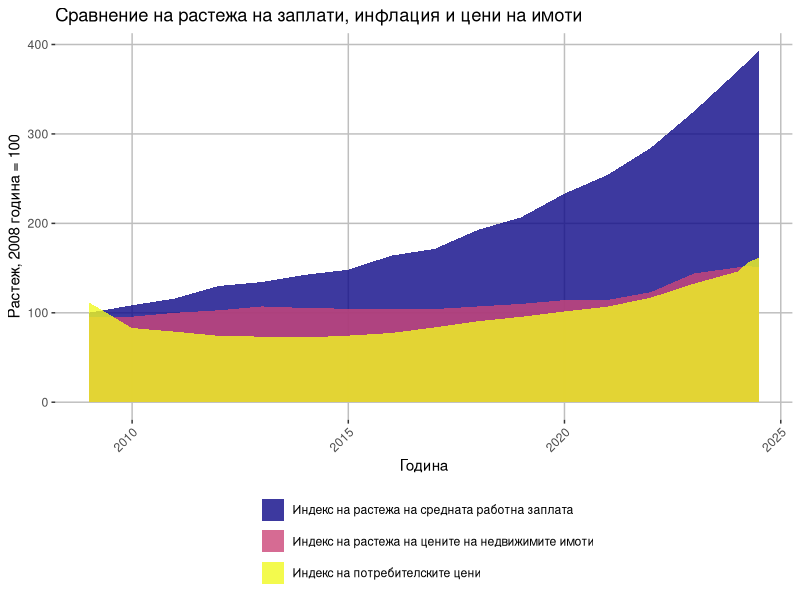
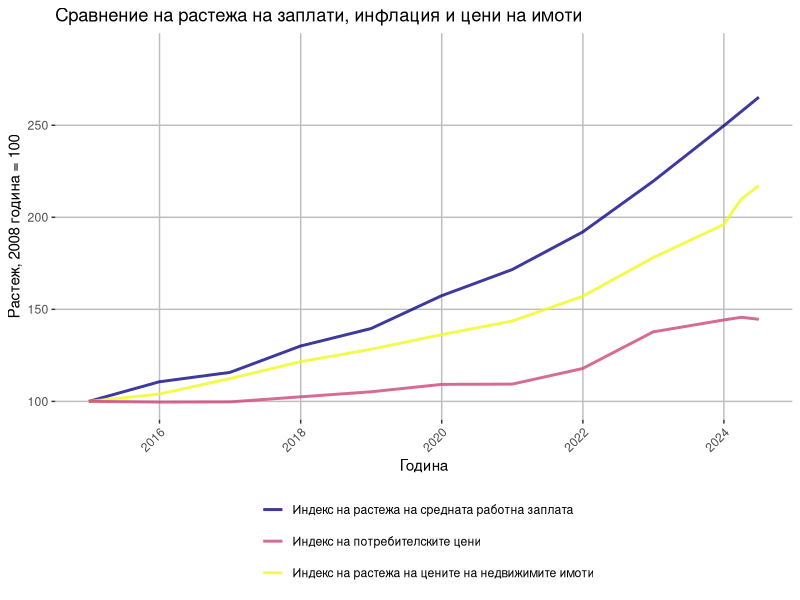
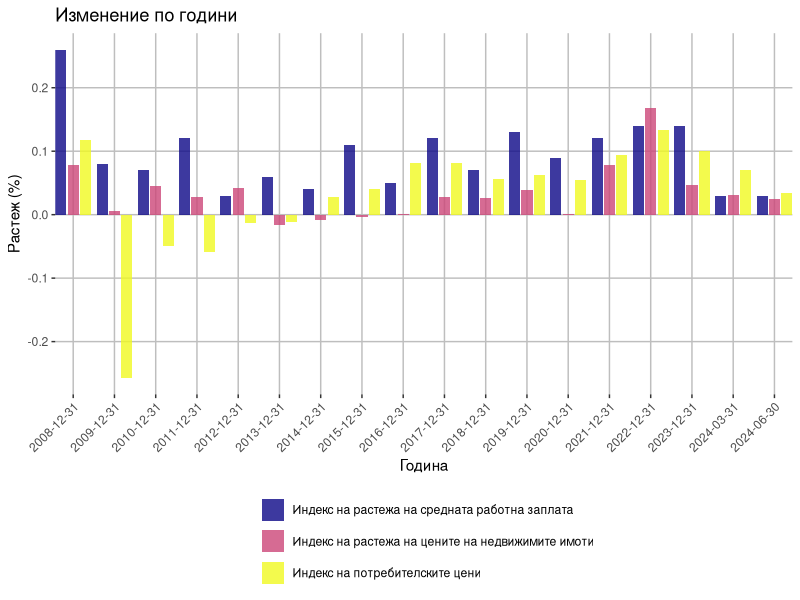
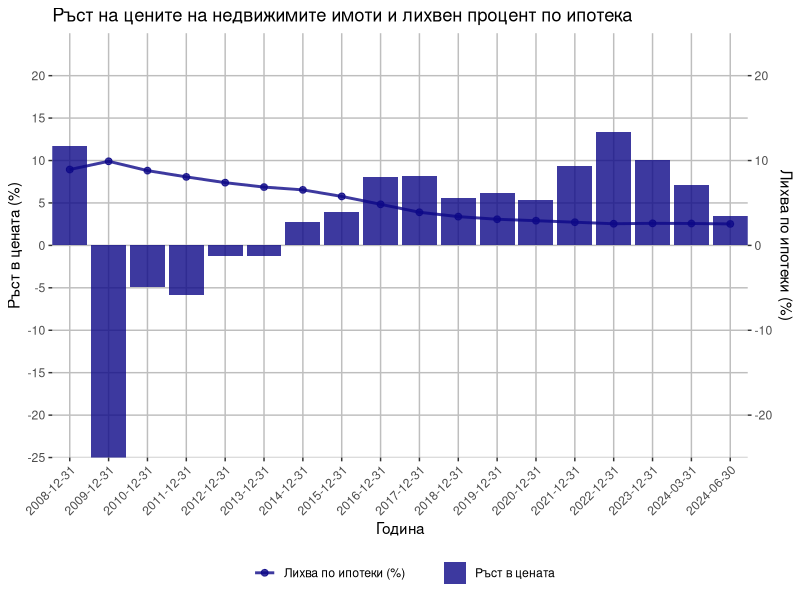
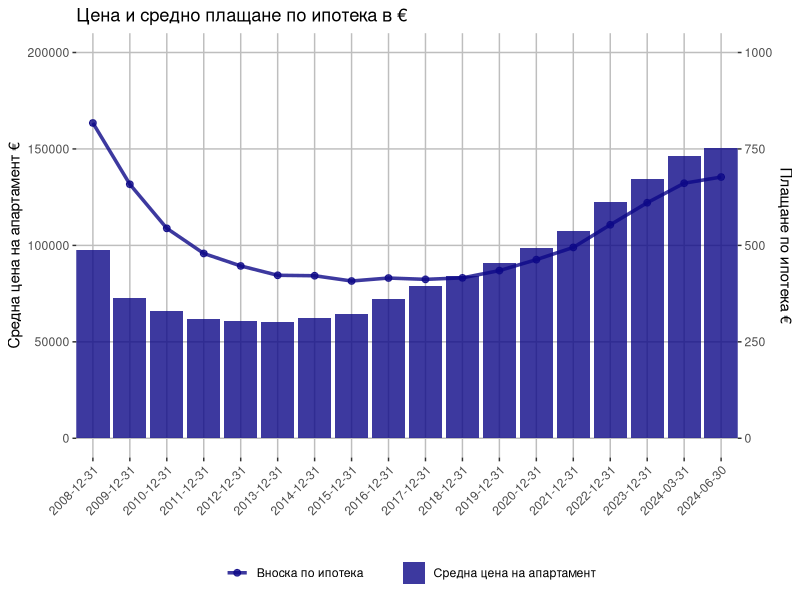
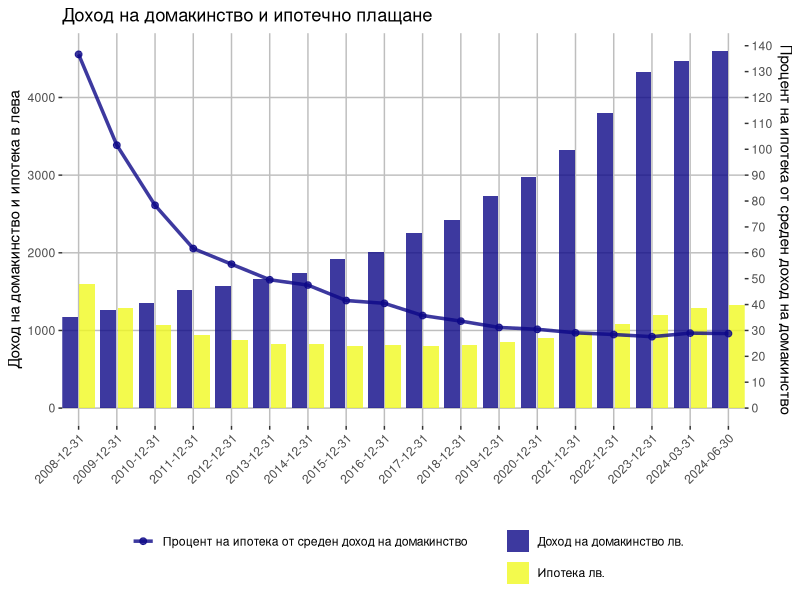
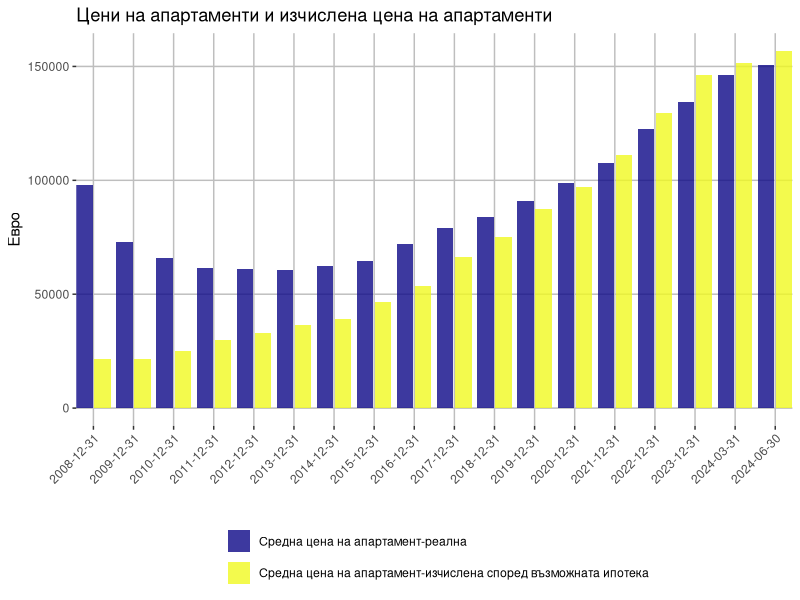

These figures' R source, in order:
## ---- chunk 1
knitr::opts_chunk$set(echo = FALSE,message = FALSE, warning = FALSE)
## ---- chunk 2

library(tidyverse)
library(readxl)
library(lubridate)
library(viridis)
library(scales)
## ---- chunk 3
setwd("C:\\Users\\Ivan\\Documents\\DataAnalyst\\Bulgarian Real Estate Prices")

customTheme<- theme(axis.text.x = element_text(angle = 45, vjust = 1, hjust = 1),
            panel.background = element_rect(fill = NA, color = NA),
        panel.grid.major = element_line(color = "gray", size = 0.5),  # Major grid lines
        panel.grid.minor = element_blank(),
            legend.position = "bottom"

        )
virirdis_fill<-scale_fill_viridis(
    alpha = 0.8,
    discrete = TRUE,
    option = "C",
    aesthetics = "fill"
  )
viridis_color <-  scale_color_viridis(
  alpha = 0.8,
  discrete = TRUE,
  option = "C",
  aesthetics = "colour"
)

data_row <- read_excel("real_estate_data.xlsx")
#mutate dates to Date
data <- data_row%>%
  mutate(year=as.Date(year,format='%d.%m.%Y'))
## ---- chunk 4
#pivot long
growth_df <- data%>%
  pivot_longer(cols=c(inflation_index,
               real_estate_index,
               average_salary_index),
               names_to = 'category',
               values_to = 'growth'
               )
ggplot(growth_df, aes(x = year, y = growth, fill = category)) +
  geom_area(
    data = subset(growth_df, category == "average_salary_index"),
    stat = "identity",
    position = position_dodge2(width=0.3,  preserve = "single")) +
  geom_area(
    data = subset(growth_df, category != "average_salary_index"),
    stat = "identity",
           position = position_dodge2(width=0.3,  preserve = "single")) +
 
  scale_fill_viridis(
    alpha = 0.8,
    discrete = TRUE,
    option = "C",
    aesthetics = "fill",
    labels=c("Индекс на растежа на средната работна заплата","Индекс на растежа на цените на недвижимите имоти", "Индекс на потребителските цени")
  )+
  
  labs(
    title = "Сравнение на растежа на заплати, инфлация и цени на имоти",
    x = "Година",
    y = "Растеж, 2008 година = 100",
    fill = "",
    color = ""
  )+
   guides(
    fill = guide_legend(ncol = 1),  # For bar chart legend
    color = guide_legend(ncol = 1)  # For line chart legend
  ) +
  customTheme
## ---- chunk 5
# Step 1: Calculate the base year value (2010) for each category
base_year_values <- growth_df %>%
  filter(format(year, "%Y") == "2014") %>%
  group_by(category) %>%
  summarise(base_value = first(growth))

# Step 2: Rebase the data
rebased_df <- growth_df %>%
  left_join(base_year_values, by = "category") %>%
  mutate(rebased_growth = (growth / base_value) * 100)

# Step 3: Filter for years after 2010 for plotting
growth_after_2014 <- rebased_df %>%
  filter(year >= as.Date("2014-01-01"))


max_index_value<- max(growth_after_2014$rebased_growth, na.rm = TRUE)



ggplot(data=growth_after_2014, aes(x = year, y = rebased_growth, colour = category)) +
  scale_y_continuous(
    limits = c(90,300),
    breaks = seq( 0, 280, # Use entire dataset
                  by = 50
    ),
    expand = c(0, 0) # Remove extra padding)
  ) +
  geom_line(
    data = subset(growth_after_2014, category == "average_salary_index"),
    stat = "identity",
    size=1,
    position = position_dodge2(width=0.3,  preserve = "single")) +
 
  geom_line(
    data = subset(growth_after_2014, category == "real_estate_index"),
    stat = "identity",
    size=1,
    position = position_dodge2(width=0.3,  preserve = "single")) +
  geom_line(
    data = subset(growth_after_2014, category == "inflation_index"),
    stat = "identity",
    size=1,
    position = position_dodge2(width=0.3,  preserve = "single")) +
 scale_color_viridis(
    alpha = 0.8,
    discrete = TRUE,
    option = "C",
    aesthetics = "color",
    labels=c("Индекс на растежа на средната работна заплата", "Индекс на потребителските цени","Индекс на растежа на цените на недвижимите имоти")
  )+
  labs(
    title = "Сравнение на растежа на заплати, инфлация и цени на имоти",
    x = "Година",
    y = "Растеж, 2008 година = 100",
    fill = "",
    color = ""
  )+
   guides(
    fill = guide_legend(ncol = 1),  # For bar chart legend
    color = guide_legend(ncol = 1)  # For line chart legend
  ) +
  customTheme
## ---- chunk 6
growth_df <- data%>%
  pivot_longer(cols=c(inflation_growth,
               real_estate_index_growth,
               average_salary_growtth),
               names_to = 'category',
               values_to = 'growth'
               )

growth_number <- data%>%
  pivot_longer(cols=c(inflation_growth,
               real_estate_index_growth,
               average_salary_growtth),
               names_to = 'category',
               values_to = 'growth'
               )



ggplot(growth_df, aes(x = factor(year), y = growth, fill = category)) +
  geom_bar(stat = "identity",
           position = position_dodge2(width=0.1,  preserve = "single")) +
  scale_x_discrete(
    breaks = c('2008-12-31','2009-12-31','2010-12-31','2011-12-31','2012-12-31',
                       '2013-12-31','2014-12-31',
               '2015-12-31','2016-12-31','2017-12-31',
               '2018-12-31','2019-12-31','2020-12-31',
               '2021-12-31','2022-12-31','2023-12-31',
               '2024-03-31','2024-06-30'),
    # date_labels =c(replicate(15,'%Y'),'%month','%month'),
    expand = expansion(mult = c(0.01, 0.02)) # Ensure space for the quarterly points
  ) +
 scale_fill_viridis(
    alpha = 0.8,
    discrete = TRUE,
    option = "C",
    aesthetics = "fill",
    labels=c("Индекс на растежа на средната работна заплата","Индекс на растежа на цените на недвижимите имоти", "Индекс на потребителските цени")
  )+
  labs(
    title = "Изменение по години",
    x = "Година",
    y = "Растеж (%)",
    fill = "",
    color = ""
  )+
   guides(
    fill = guide_legend(ncol = 1),  # For bar chart legend
    color = guide_legend(ncol = 1)  # For line chart legend
  ) +
  customTheme

## ---- chunk 7
data_factor<- data%>%mutate(year=factor(year))
ggplot(data_factor, aes(x =year),) +
  # Bar chart for real_estate_index_growth
  geom_bar(aes(y = real_estate_index_growth*100, fill = "Ръст в цената"), 
           stat = "identity", position = position_dodge2(width=0.1,  preserve = "single")) + 
  geom_line(aes(y = average_interest_rate_mortgage, color = "Лихва по ипотеки (%)"), size = 1,group = 1) +
  geom_point(aes(y = average_interest_rate_mortgage , color = "Лихва по ипотеки (%)"), size = 2) +
  
  # Scales and secondary y-axis
  scale_y_continuous(
    name = "Ръст в цената (%)",
    limits = c(-30, 20), # Set limits for the left y-axis
    breaks = seq(-30, 20, by = 5), # Define breaks for the left y-axis
    sec.axis = sec_axis(~./1, name = "Лихва по ипотеки (%)"),
    expand = expansion(mult = c(-0.1, 0.1)) # Adds some space for better display
  ) +
  
  # Formatting for the x-axis
  scale_x_discrete(
    breaks = c('2008-12-31','2009-12-31','2010-12-31','2011-12-31','2012-12-31',
               '2013-12-31','2014-12-31',
               '2015-12-31','2016-12-31','2017-12-31',
               '2018-12-31','2019-12-31','2020-12-31',
               '2021-12-31','2022-12-31','2023-12-31',
               '2024-03-31','2024-06-30'),
    # date_labels =c(replicate(15,'%Y'),'%month','%month'),
    expand = expansion(mult = c(0.01, 0.02)) # Ensure space for the quarterly points
  ) +
  
  # Labels and titles
  labs(
    title = "Ръст на цените на недвижимите имоти и лихвен процент по ипотека",
    x = "Година",
    fill = "",
    color = ""
  ) +
  
 virirdis_fill+
 viridis_color+
 
  theme(
    axis.text.x = element_text(angle = 45, hjust = 1),
    legend.position = "bottom"
  )+
   guides(
    fill = guide_legend(ncol = 1),  # For bar chart legend
    color = guide_legend(ncol = 1)  # For line chart legend
  ) +
  customTheme
## ---- chunk 8
# growth_df2 <- data%>%
#   pivot_longer(cols=c(average_price_condo,
#                       mortgage_payment,
#                      ),
#                names_to = 'category',
#                values_to = 'value'
#   )%>%
#   mutate(
#     # Scale `average_price_condo` to align with the primary y-axis (0–100)
#     scaled_value = ifelse(category == "average_price_condo", value, value *200)
#   )
# # Plot with dual y-axes
# ggplot(growth_df2, aes(x = factor(year), fill = category)) +
#   geom_bar(
#     aes(y = scaled_value),
#     stat = "identity",
#     position = position_dodge2(width = 0.1, preserve = "single")
#   ) +
#   scale_x_discrete(
#     breaks = c(
#       '2008-12-31', '2009-12-31', '2010-12-31', '2011-12-31', '2012-12-31',
#       '2013-12-31', '2014-12-31', '2015-12-31', '2016-12-31', '2017-12-31',
#       '2018-12-31', '2019-12-31', '2020-12-31', '2021-12-31', '2022-12-31',
#       '2023-12-31', '2024-03-31', '2024-06-30'
#     ),
#     expand = expansion(mult = c(0.01, 0.02)) # Ensure space for the quarterly points
#   ) +
#   scale_y_continuous(
#     name = "Средна цена на апартамент €",  # Primary y-axis for `average_price_condo`
#     limits = c(0,200000),
#     sec.axis = sec_axis(~ . / 200,
#                         name = "Вноска по ипотека €",
#                        )  # Secondary y-axis for `mortgage_payment`
#   ) +
#  
# scale_fill_viridis(
#     alpha = 0.8,
#     discrete = TRUE,
#     option = "C",
#     aesthetics = "fill",
#     labels=c("Средна цена на апартамент","Вноска по ипотека")
#   )+
#   labs(
#     title = "Средна цена на апартамент и средна вноска по ипотека",
#     x = "",
#     fill = ""
#   ) +
#  customTheme
## ---- chunk 9
growth_df2 <- data%>%
  pivot_longer(cols=c(average_price_condo,
                      mortgage_payment,
                     ),
               names_to = 'category',
               values_to = 'value'
  )%>%
  mutate(
    # Scale `average_price_condo` to align with the primary y-axis (0–100)
    scaled_value = ifelse(category == "average_price_condo", value, value *200)
  )
# Plot with dual y-axes and line chart for `average_price_condo`
ggplot(growth_df2, aes(x = factor(year))) +
  # Bar chart for `mortgage_payment`
  geom_bar(
    data = growth_df2 %>% filter(category == "average_price_condo"),
    aes(y = scaled_value, fill = category),
    stat = "identity",
    position = position_dodge2(width = 0.1, preserve = "single")
  ) +
  # Line chart for `mortgage_payment`
  geom_line(
    data = growth_df2 %>% filter(category == "mortgage_payment"),
    aes(y = scaled_value, color = category, group = 1),
    size = 1.2
  ) +
  # Optional: Add points to the line chart
  geom_point(
    data = growth_df2 %>% filter(category == "mortgage_payment"),
    aes(y = scaled_value, color = category),
    size = 2
  ) +
  scale_x_discrete(
    breaks = c(
      '2008-12-31', '2009-12-31', '2010-12-31', '2011-12-31', '2012-12-31',
      '2013-12-31', '2014-12-31', '2015-12-31', '2016-12-31', '2017-12-31',
      '2018-12-31', '2019-12-31', '2020-12-31', '2021-12-31', '2022-12-31',
      '2023-12-31', '2024-03-31', '2024-06-30'
    ),
    expand = expansion(mult = c(0.01, 0.02)) # Ensure space for the quarterly points
  ) +
  scale_y_continuous(
    name = "Средна цена на апартамент €",  # Primary y-axis for `average_price_condo`
    limits = c(0,200000),
    sec.axis = sec_axis(~ . / 200,
                        name = "Плащане по ипотека €",
                       )  # Secondary y-axis for `mortgage_payment`
  ) +
 scale_color_viridis(
    alpha = 0.8,
    discrete = TRUE,
    option = "C",
    aesthetics = "color",
    labels=c("Вноска по ипотека")
  )+
 scale_fill_viridis(
    alpha = 0.8,
    discrete = TRUE,
    option = "C",
    aesthetics = "fill",
    labels=c("Средна цена на апартамент")
  )+
  labs(
    title = "Цена и средно плащане по ипотека в € ",
    x = "",
    fill = "",
    color = ""
  ) +
  theme(
    axis.text.x = element_text(angle = 45, vjust = 1, hjust = 1),
    panel.background = element_rect(fill = NA, color = NA),
    axis.title.y.right = element_text(color = "black")  # Secondary axis label visibility
  )+
   guides(
    fill = guide_legend(ncol = 1),  # For bar chart legend
    color = guide_legend(ncol = 1)  # For line chart legend
  ) +
  customTheme

## ---- chunk 10
# Prepare data for plotting
salary_mortgage <- data %>%
  pivot_longer(
    cols = c(mortgage_payment_real_prices, household_net),
    names_to = 'category',
    values_to = 'income'
  )

# Line chart data for `mortgage_payment_real_prices_as_percent_houshold_income`
line_data <- data %>%
  select(year, mortgage_payment_real_prices_as_percent_houshold_income) %>%
  mutate(percentage = mortgage_payment_real_prices_as_percent_houshold_income * 100)

# Base plot
ggplot(salary_mortgage, aes(x = factor(year))) +
  # Bar chart for `mortgage_payment_real_prices` and `household_net`
  geom_bar(
    aes(y = income, fill = category),
    stat = "identity",
    position = position_dodge2(width = 0.1, preserve = "single"),
  ) +
  # Line chart for `mortgage_payment_real_prices_as_percent_houshold_income`
  geom_line(
    data = line_data,
    aes(y = percentage * (5000 / 150), color = "Процент на ипотека от среден доход на домакинство", group = 1),
    size = 1.2
  ) +
  geom_point(
    data = line_data,
    aes(y = percentage * (5000 / 150), color = "Процент на ипотека от среден доход на домакинство"),
    size = 2
  ) +
  # X-axis formatting
  scale_x_discrete(
    breaks = c(
      '2008-12-31', '2009-12-31', '2010-12-31', '2011-12-31', '2012-12-31',
      '2013-12-31', '2014-12-31', '2015-12-31', '2016-12-31', '2017-12-31',
      '2018-12-31', '2019-12-31', '2020-12-31', '2021-12-31', '2022-12-31',
      '2023-12-31', '2024-03-31', '2024-06-30'
    ),
    expand = expansion(mult = c(0.01, 0.02))
  ) +
  # Primary and secondary y-axes
  scale_y_continuous(
    name = "Доход на домакинство и ипотека в лева",  # Primary y-axis for income
    sec.axis = sec_axis(~ . / (5000 / 150), name = "Процент на ипотека от среден доход на домакинство",
                        breaks = c(0,10,20,30,40,50,60,70,80,90,100,110,120,130,140,150)),
    
  ) +
 scale_color_viridis(
    alpha = 0.8,
    discrete = TRUE,
    option = "C",
    aesthetics = "color",
    labels=c("Процент на ипотека от среден доход на домакинство")
  )+
 scale_fill_viridis(
    alpha = 0.8,
    discrete = TRUE,
    option = "C",
    aesthetics = "fill",
    labels=c("Доход на домакинство лв.","Ипотека лв.")
  )+
 
  labs(
    title = "Доход на домакинство и ипотечно плащане",
    x = "",
    fill = "",
    color = ""
  ) +
   guides(
    fill = guide_legend(ncol = 1),  # For bar chart legend
    color = guide_legend(ncol = 1)  # For line chart legend
  ) +
  # Theme adjustments
  theme(
    axis.text.x = element_text(angle = 45, vjust = 1, hjust = 1),
    panel.background = element_rect(fill = NA, color = NA),
   
  )+
  customTheme

## ---- chunk 11
prices <- data%>%
  pivot_longer(cols=c(average_price_condo,
                      `estimated_price_30%_morgage`,
                      ),
               names_to = 'category',
               values_to = 'price'
  )

ggplot(prices, aes(x = factor(year), y = price, fill = category)) +
  geom_bar(stat = "identity",
           position = position_dodge2(width=0.1,  preserve = "single")) +
  scale_x_discrete(
    breaks = c('2008-12-31','2009-12-31','2010-12-31','2011-12-31','2012-12-31',
               '2013-12-31','2014-12-31',
               '2015-12-31','2016-12-31','2017-12-31',
               '2018-12-31','2019-12-31','2020-12-31',
               '2021-12-31','2022-12-31','2023-12-31',
               '2024-03-31','2024-06-30'),
    expand = expansion(mult = c(0.01, 0.02)) # Ensure space for the quarterly points
  ) +
  scale_fill_viridis(
    alpha = 0.8,
    discrete = TRUE,
    option = "C",
    aesthetics = "fill",
    labels=c("Средна цена на апартамент-реална","Средна цена на апартамент-изчислена според възможната ипотека")
  )+
  labs(
    title = "Цени на апартаменти и изчислена цена на апартаменти",
    x = "",
    y = "Евро",
    fill = "",
    color = ""
  )+
   guides(
    fill = guide_legend(ncol = 1),  # For bar chart legend
    color = guide_legend(ncol = 1)  # For line chart legend
  ) +
  # scale_y_continuous(labels = percent) +
  theme(axis.text.x = element_text(angle = 45, vjust = 1, hjust = 1),
        panel.background = element_rect(fill = NA, color = NA))+
  customTheme
